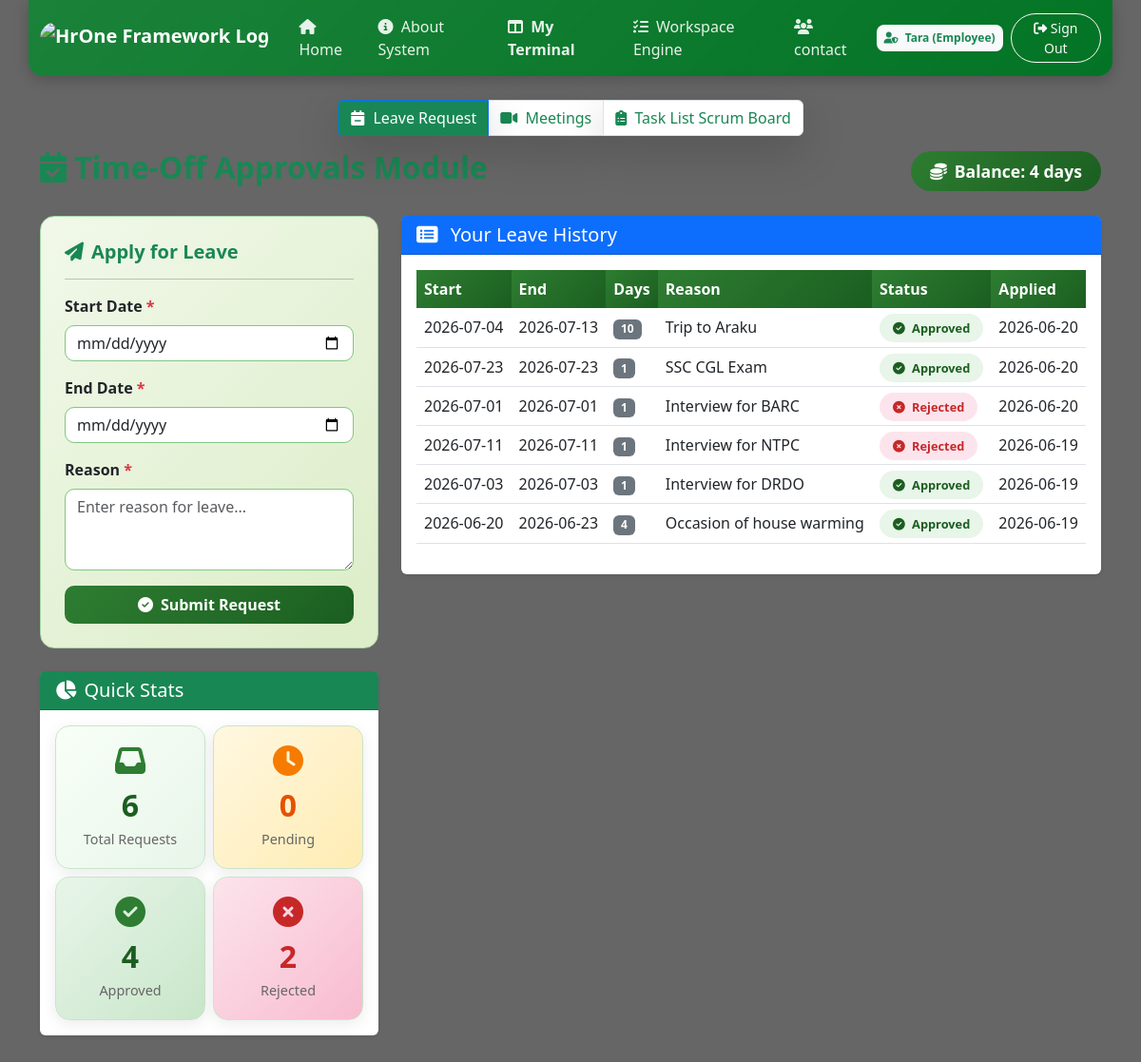
/leaves (signed in), run on the app's committed database.
### tables this page shows
CREATE TABLE users (
                id INTEGER PRIMARY KEY AUTOINCREMENT,
                username TEXT UNIQUE NOT NULL,
                email TEXT NOT NULL,
                password TEXT NOT NULL,
                role TEXT NOT NULL,
                member_since TEXT DEFAULT '2026',
                leave_balance INTEGER DEFAULT 20
            );

CREATE TABLE leave_requests (
                id INTEGER PRIMARY KEY AUTOINCREMENT,
                start_date TEXT NOT NULL,
                end_date TEXT NOT NULL,
                reason TEXT NOT NULL,
                status TEXT DEFAULT 'Pending',
                user_id INTEGER,
                created_at TEXT DEFAULT CURRENT_TIMESTAMP,
                FOREIGN KEY (user_id) REFERENCES users(id)
            );

### app.py (the view)
@app.route('/leaves')
@login_required
def leaves():
    with get_db_connection() as conn:
        user = conn.execute("SELECT * FROM users WHERE id = ?", (session['user_id'],)).fetchone()
        if session.get('role') in ['Admin', 'Manager']:
            leave_requests_raw = conn.execute("""
                SELECT lr.*, u.username as employee_name
                FROM leave_requests lr
                JOIN users u ON lr.user_id = u.id
                ORDER BY lr.created_at DESC
            """).fetchall()
            pending_requests_raw = conn.execute("""
                SELECT lr.*, u.username as employee_name
                FROM leave_requests lr
                JOIN users u ON lr.user_id = u.id
                WHERE lr.status = 'Pending'
                ORDER BY lr.created_at ASC
            """).fetchall()
        else:
            leave_requests_raw = conn.execute("""
                SELECT * FROM leave_requests
                WHERE user_id = ?
                ORDER BY created_at DESC
            """, (session['user_id'],)).fetchall()
            pending_requests_raw = []
        leave_requests = []
        for req in leave_requests_raw:
            req_dict = dict(req)
            start = datetime.strptime(req_dict['start_date'], '%Y-%m-%d').date()
            end = datetime.strptime(req_dict['end_date'], '%Y-%m-%d').date()
            req_dict['duration'] = (end - start).days + 1
            leave_requests.append(req_dict)
        pending_requests = []
        for req in pending_requests_raw:
            req_dict = dict(req)
            start = datetime.strptime(req_dict['start_date'], '%Y-%m-%d').date()
            end = datetime.strptime(req_dict['end_date'], '%Y-%m-%d').date()
            req_dict['duration'] = (end - start).days + 1
            pending_requests.append(req_dict)
        pending_count = conn.execute(
            "SELECT COUNT(*) as count FROM leave_requests WHERE status = 'Pending'"
        ).fetchone()['count']
        users = conn.execute("SELECT id, username, role, leave_balance FROM users").fetchall()
    return render_template('leaves.html',
                         active_tab='leaves',
                         page_title="Leave Management Dashboard",
                         target_heading="Time-Off Approvals Module",
                         leave_requests=leave_requests,
                         pending_requests=pending_requests,
                         pending_count=pending_count,
                         user=user,
                         users=users)

### templates/leaves.html (shortened to what this page needs)
{% extends "base.html" %}
{% block content %}
<div class="container my-4">
    <div class="d-flex justify-content-between align-items-center mb-4 flex-wrap gap-2">
        <h2 class="text-success fw-bold">
            <i class="fas fa-calendar-check me-2"></i>{{ target_heading }}
        </h2>
        <div class="d-flex gap-2 flex-wrap">
            {% if session.role == 'Employee' %}
                <span class="leave-balance-badge">
                    <i class="fas fa-coins me-2"></i>Balance: {{ user.leave_balance }} days
                </span>
            {% endif %}
        </div>
    </div>
    <div class="row">
        <div class="col-lg-4 mb-4">
            {% if session.role == 'Employee' %}
            <div class="form-card">
                <h5 class="text-success fw-bold mb-3">
                    <i class="fas fa-paper-plane me-2"></i>Apply for Leave
                </h5>
                <hr>
                <form action="{{ url_for('request_leave') }}" method="POST" id="leaveForm">
                    <div class="mb-3">
                        <label class="form-label fw-bold">Start Date <span class="text-danger">*</span></label>
                        <input type="date" name="start_date" id="start_date" class="form-control" required>
                    </div>
                    <div class="mb-3">
                        <label class="form-label fw-bold">End Date <span class="text-danger">*</span></label>
                        <input type="date" name="end_date" id="end_date" class="form-control" required>
                    </div>
                    <div class="mb-3">
                        <label class="form-label fw-bold">Reason <span class="text-danger">*</span></label>
                        <textarea name="reason" class="form-control" rows="3"
                                  placeholder="Enter reason for leave..." required></textarea>
                    </div>
                    <div class="d-grid">
                        <button type="submit" class="btn btn-success text-white fw-bold py-2"
                                style="background: linear-gradient(135deg, #2e7d32 0%, #1b5e20 100%); border:none; border-radius:10px;">
                            <i class="fas fa-check-circle me-2"></i>Submit Request
                        </button>
                    </div>
                </form>
            </div>
            {% endif %}
            <div class="card shadow-sm mt-4 border-0">
                <div class="card-header bg-success text-white">
                    <h5 class="mb-0"><i class="fas fa-chart-pie me-2"></i>Quick Stats</h5>
                </div>
                <div class="card-body">
                    <div class="row g-2">
                        <div class="col-6">
                            <div class="stat-card">
                                <i class="fas fa-inbox"></i>
                                <h2>{{ leave_requests|length }}</h2>
                                <p>Total Requests</p>
                            </div>
                        </div>
                        <div class="col-6">
                            <div class="stat-card" style="background: linear-gradient(135deg, #fff8e1 0%, #ffecb3 100%);">
                                <i class="fas fa-clock" style="color: #f57c00;"></i>
                                <h2 style="color: #e65100;">{{ leave_requests|selectattr('status', 'equalto', 'Pending')|list|length }}</h2>
                                <p>Pending</p>
                            </div>
                        </div>
                        <div class="col-6">
                            <div class="stat-card" style="background: linear-gradient(135deg, #e8f5e9 0%, #c8e6c9 100%);">
                                <i class="fas fa-check-circle" style="color: #2e7d32;"></i>
                                <h2 style="color: #1b5e20;">{{ leave_requests|selectattr('status', 'equalto', 'Approved')|list|length }}</h2>
                                <p>Approved</p>
                            </div>
                        </div>
                        <div class="col-6">
                            <div class="stat-card" style="background: linear-gradient(135deg, #fce4ec 0%, #f8bbd0 100%);">
                                <i class="fas fa-times-circle" style="color: #c62828;"></i>
                                <h2 style="color: #c62828;">{{ leave_requests|selectattr('status', 'equalto', 'Rejected')|list|length }}</h2>
                                <p>Rejected</p>
                            </div>
                        </div>
                    </div>
                </div>
            </div>
        </div>
        <div class="col-lg-8">
            <div class="card shadow-sm border-0">
                <div class="card-header bg-primary text-white">
                    <h5 class="mb-0">
                        <i class="fas fa-list-alt me-2"></i>
                        {% if session.role in ['Admin', 'Manager'] %}
                            All Leave Requests
                        {% else %}
                            Your Leave History
                        {% endif %}
                    </h5>
                </div>
                <div class="card-body">
                    {% if leave_requests %}
                    <div class="table-responsive">
                        <table class="table table-leave table-hover align-middle">
                            <thead>
                                <tr>
                                    <th>Start</th>
                                    <th>End</th>
                                    <th>Days</th>
                                    <th>Reason</th>
                                    <th>Status</th>
                                    <th>Applied</th>
                                </tr>
                            </thead>
                            <tbody>
                                {% for req in leave_requests %}
                                <tr>
                                    <td>{{ req.start_date }}</td>
                                    <td>{{ req.end_date }}</td>
                                    <td>
                                        <span class="badge bg-secondary">{{ req.duration if req.duration else '—' }}</span>
                                    </td>
                                    <td>{{ req.reason|truncate(25) }}</td>
                                    <td>
                                        <span class="badge-status {% if req.status == 'Pending' %}pending{% elif req.status == 'Approved' %}approved{% else %}rejected{% endif %}">
                                            <i class="fas {% if req.status == 'Pending' %}fa-clock{% elif req.status == 'Approved' %}fa-check-circle{% else %}fa-times-circle{% endif %} me-1"></i>
                                            {{ req.status }}
                                        </span>
                                    </td>
                                    <td>{{ req.created_at[:10] if req.created_at else '—' }}</td>
                                </tr>
                                {% endfor %}
                            </tbody>
                        </table>
                    </div>
                    {% else %}
                        <div class="text-center py-5">
                            <i class="fas fa-inbox fa-4x text-muted mb-3 d-block"></i>
                            <h5 class="text-muted">No leave requests found</h5>
                            <p class="text-muted">{% if session.role == 'Employee' %}Apply for leave using the form on the left.{% endif %}</p>
                        </div>
                    {% endif %}
                </div>
            </div>
        </div>
    </div>
</div>
{% endblock %}

### templates/base.html (shortened to what this page needs)
<!DOCTYPE html>
<html lang="en">
<head>
    <link href="https://cdn.jsdelivr.net/npm/bootstrap@5.3.0/dist/css/bootstrap.min.css" rel="stylesheet">
    <link rel="stylesheet" href="https://cdnjs.cloudflare.com/ajax/libs/font-awesome/6.4.0/css/all.min.css">
</head>
<body>
    <nav class="navbar navbar-expand-lg navbar-dine navbar-dark container">
        <div class="container-fluid">
            <a class="navbar-brand fw-bold text-white d-flex align-items-center" href="/">
                <img src="https://encrypted-tbn0.gstatic.com/images?q=tbn:ANd9GcRuy47Tk7Z6Fo871z5j-RzQmUV7SA_2vk8Ov1JwFVNrbn8DT-KdnN4Ph4Sh&s=10" class="rounded-5 me-2" height="35" alt="HrOne Framework Logo">
            </a>
            <div class="collapse navbar-collapse" id="hroneNavbar">
                <ul class="navbar-nav me-auto mb-2 mb-lg-0">
                    <li class="nav-item"><a class="nav-link" href="/"><i class="fas fa-home me-1"></i> Home</a></li>
                    <li class="nav-item"><a class="nav-link" href="/about"><i class="fas fa-info-circle me-1"></i> About System</a></li>
                    {% if session['username'] %}
                        <li class="nav-item"><a class="nav-link text-warning fw-bold" href="/dashboard"><i class="fas fa-columns me-1"></i> My Terminal</a></li>
                        <li class="nav-item"><a class="nav-link" href="/tasks"><i class="fas fa-tasks me-1"></i> Workspace Engine</a></li>
                         <li class="nav-item"><a class="nav-link" href="/contact"><i class="fas fa-users me-1"></i> contact</a></li>
                    {% endif %}
                </ul>
                <div class="d-flex align-items-center gap-2">
                    {% if session['username'] %}
                        <span class="badge bg-light text-success p-2 rounded-3 fw-bold"><i class="fas fa-user-shield me-1"></i> {{ session['username'] }} ({{ session['role'] }})</span>
                        <a href="/logout" class="btn btn-outline-light btn-sm rounded-pill px-3"><i class="fas fa-sign-out-alt"></i> Sign Out</a>
                    {% else %}
                        <a href="/login" class="btn btn-success btn-sm text-white fw-bold px-4 rounded-pill shadow-sm" style="background: linear-gradient(135deg, #00ff2a 0%, #037425 100%); border:none;"><i class="fas fa-sign-in-alt"></i> Staff Access</a>
                    {% endif %}
                </div>
            </div>
        </div>
    </nav>
    {% if active_tab in ['leaves', 'meetings', 'tasks'] %}
    <div class="container sub-pagination-container">
        <nav aria-label="Page navigation">
            <ul class="pagination justify-content-center text-success m-0">
                <li class="page-item {% if active_tab == 'leaves' %}active{% endif %}">
                    <a class="page-link shadow-lg {% if active_tab == 'leaves' %}bg-success text-white{% else %}text-success{% endif %}" href="/leaves"><i class="fas fa-calendar-minus me-1"></i> Leave Request</a>
                </li>
                <li class="page-item {% if active_tab == 'meetings' %}active{% endif %}">
                    <a class="page-link shadow-lg {% if active_tab == 'meetings' %}bg-success text-white{% else %}text-success{% endif %}" href="/meetings"><i class="fas fa-video me-1"></i> Meetings</a>
                </li>
                <li class="page-item {% if active_tab == 'tasks' %}active{% endif %}">
                    <a class="page-link shadow-lg {% if active_tab == 'tasks' %}bg-success text-white{% else %}text-success{% endif %}" href="/tasks"><i class="fas fa-clipboard-list me-1"></i> Task List Scrum Board</a>
                </li>
            </ul>
        </nav>
    </div>
    {% endif %}
    {% block content %}{% endblock %}
</body>
</html>

### data on the page
users: username "Tara", leave_balance "4"
leave_requests: start_date "2026-07-04", end_date "2026-07-13", duration "10", reason "Trip to Araku", status "Approved", created_at "2026-06-20"
leave_requests: start_date "2026-07-23", end_date "2026-07-23", duration "1", reason "SSC CGL Exam", status "Approved", created_at "2026-06-20"
leave_requests: start_date "2026-07-01", end_date "2026-07-01", duration "1", reason "Interview for BARC", status "Rejected", created_at "2026-06-20"
leave_requests: start_date "2026-07-11", end_date "2026-07-11", duration "1", reason "Interview for NTPC", status "Rejected", created_at "2026-06-19"
leave_requests: start_date "2026-07-03", end_date "2026-07-03", duration "1", reason "Interview for DRDO", status "Approved", created_at "2026-06-19"
leave_requests: start_date "2026-06-20", end_date "2026-06-23", duration "4", reason "Occasion of house warming", status "Approved", created_at "2026-06-19"

### other printed values
{{ session['role'] }} "Employee"
{{ leave_requests|length }} "6"
{{ leave_requests|selectattr('status', 'equalto', 'Pending')|list|length }} "0"
{{ leave_requests|selectattr('status', 'equalto', 'Approved')|list|length }} "4"
{{ leave_requests|selectattr('status', 'equalto', 'Rejected')|list|length }} "2"
